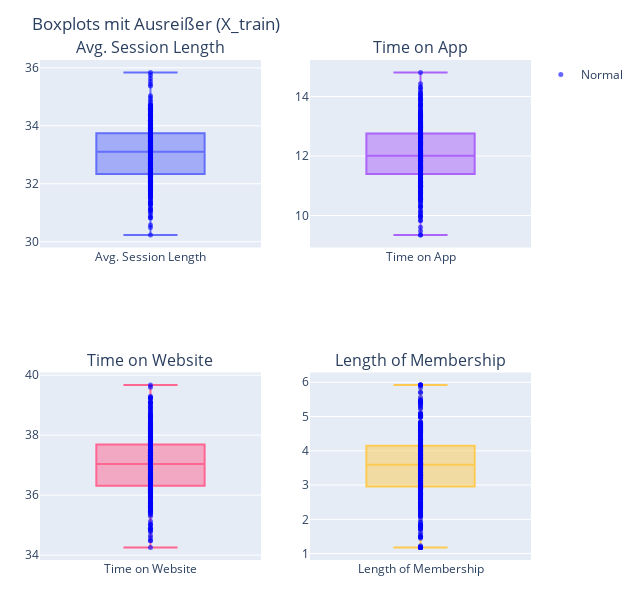

The cell this chart's notebook holds for it:
### Code cell
fig6, _ = plot_box_outliers_matrix(
    X_train_clipped, columns=num_cols, bounds=iqr_info,
    title="Boxplots mit Ausreißer (X_train)"
)

fig6

### Figure 1 — Plotly figure (JSON) as saved in the notebook; plotly's stock layout.template omitted (floating-point values rounded to 4 significant figures; data arrays with more than 128 entries replaced by an {"elided": "..."} marker saying what was removed)
{"data": [{"boxpoints": false, "name": "Avg. Session Length", "showlegend": false, "type": "box", "xaxis": "x", "y": {"elided": "400 float values"}, "yaxis": "y"}, {"marker": {"color": "blue", "opacity": 0.6, "size": 5}, "mode": "markers", "name": "Normal", "showlegend": true, "type": "scatter", "x": {"elided": "400 str values"}, "xaxis": "x", "y": {"elided": "400 float values"}, "yaxis": "y"}, {"marker": {"color": "red", "opacity": 0.85, "size": 6}, "mode": "markers", "name": "Ausreißer", "showlegend": true, "type": "scatter", "x": [], "xaxis": "x", "y": [], "yaxis": "y"}, {"boxpoints": false, "name": "Time on App", "showlegend": false, "type": "box", "xaxis": "x2", "y": {"elided": "400 float values"}, "yaxis": "y2"}, {"marker": {"color": "blue", "opacity": 0.6, "size": 5}, "mode": "markers", "name": "Normal", "showlegend": false, "type": "scatter", "x": {"elided": "400 str values"}, "xaxis": "x2", "y": {"elided": "400 float values"}, "yaxis": "y2"}, {"marker": {"color": "red", "opacity": 0.85, "size": 6}, "mode": "markers", "name": "Ausreißer", "showlegend": false, "type": "scatter", "x": [], "xaxis": "x2", "y": [], "yaxis": "y2"}, {"boxpoints": false, "name": "Time on Website", "showlegend": false, "type": "box", "xaxis": "x3", "y": {"elided": "400 float values"}, "yaxis": "y3"}, {"marker": {"color": "blue", "opacity": 0.6, "size": 5}, "mode": "markers", "name": "Normal", "showlegend": false, "type": "scatter", "x": {"elided": "400 str values"}, "xaxis": "x3", "y": {"elided": "400 float values"}, "yaxis": "y3"}, {"marker": {"color": "red", "opacity": 0.85, "size": 6}, "mode": "markers", "name": "Ausreißer", "showlegend": false, "type": "scatter", "x": [], "xaxis": "x3", "y": [], "yaxis": "y3"}, {"boxpoints": false, "name": "Length of Membership", "showlegend": false, "type": "box", "xaxis": "x4", "y": {"elided": "400 float values"}, "yaxis": "y4"}, {"marker": {"color": "blue", "opacity": 0.6, "size": 5}, "mode": "markers", "name": "Normal", "showlegend": false, "type": "scatter", "x": {"elided": "400 str values"}, "xaxis": "x4", "y": {"elided": "400 float values"}, "yaxis": "y4"}, {"marker": {"color": "red", "opacity": 0.85, "size": 6}, "mode": "markers", "name": "Ausreißer", "showlegend": false, "type": "scatter", "x": [], "xaxis": "x4", "y": [], "yaxis": "y4"}], "layout": {"annotations": [{"font": {"size": 16}, "showarrow": false, "text": "Avg. Session Length", "x": 0.225, "xanchor": "center", "xref": "paper", "y": 1, "yanchor": "bottom", "yref": "paper"}, {"font": {"size": 16}, "showarrow": false, "text": "Time on App", "x": 0.775, "xanchor": "center", "xref": "paper", "y": 1, "yanchor": "bottom", "yref": "paper"}, {"font": {"size": 16}, "showarrow": false, "text": "Time on Website", "x": 0.225, "xanchor": "center", "xref": "paper", "y": 0.375, "yanchor": "bottom", "yref": "paper"}, {"font": {"size": 16}, "showarrow": false, "text": "Length of Membership", "x": 0.775, "xanchor": "center", "xref": "paper", "y": 0.375, "yanchor": "bottom", "yref": "paper"}], "height": 600, "margin": {"b": 40, "l": 40, "r": 20, "t": 60}, "showlegend": true, "title": {"text": "Boxplots mit Ausreißer (X_train)"}, "width": 640, "xaxis": {"anchor": "y", "domain": [0, 0.45]}, "xaxis2": {"anchor": "y2", "domain": [0.55, 1]}, "xaxis3": {"anchor": "y3", "domain": [0, 0.45]}, "xaxis4": {"anchor": "y4", "domain": [0.55, 1]}, "yaxis": {"anchor": "x", "domain": [0.625, 1]}, "yaxis2": {"anchor": "x2", "domain": [0.625, 1]}, "yaxis3": {"anchor": "x3", "domain": [0, 0.375]}, "yaxis4": {"anchor": "x4", "domain": [0, 0.375]}}}
